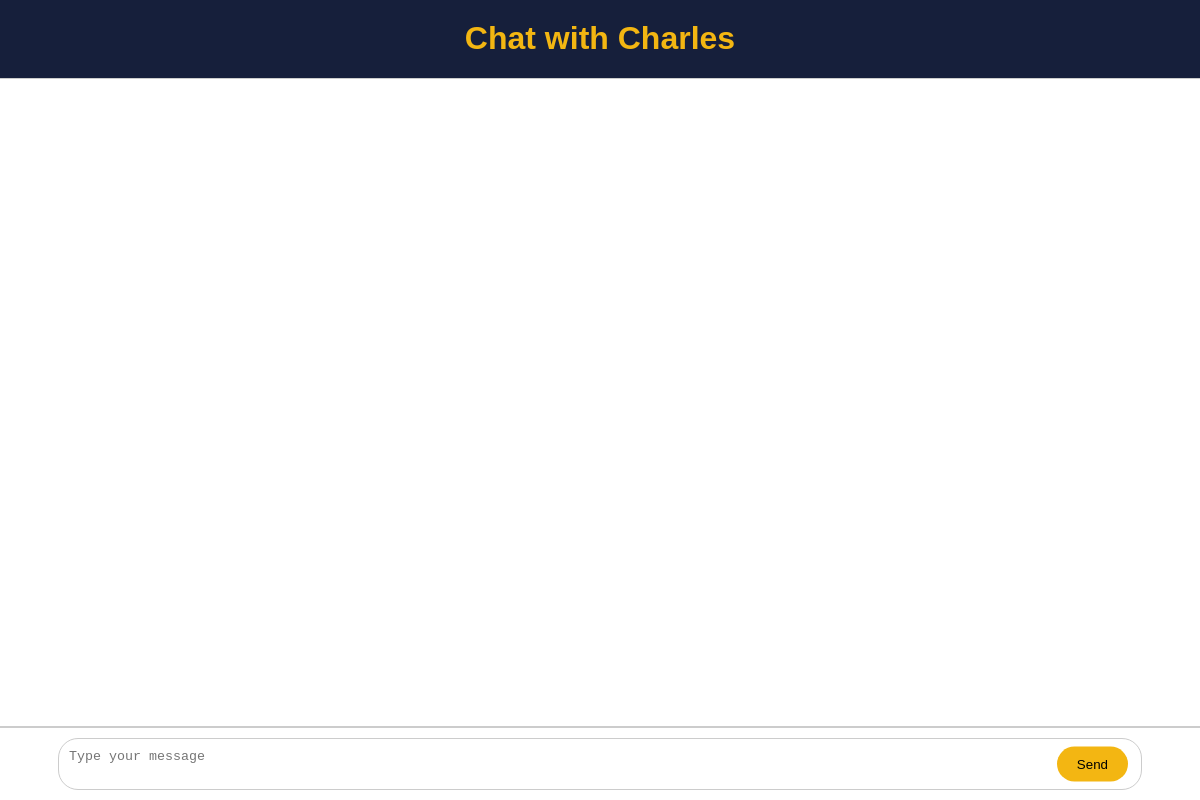
Page /chat/Ojm/ (signed in) on the earlier database version.
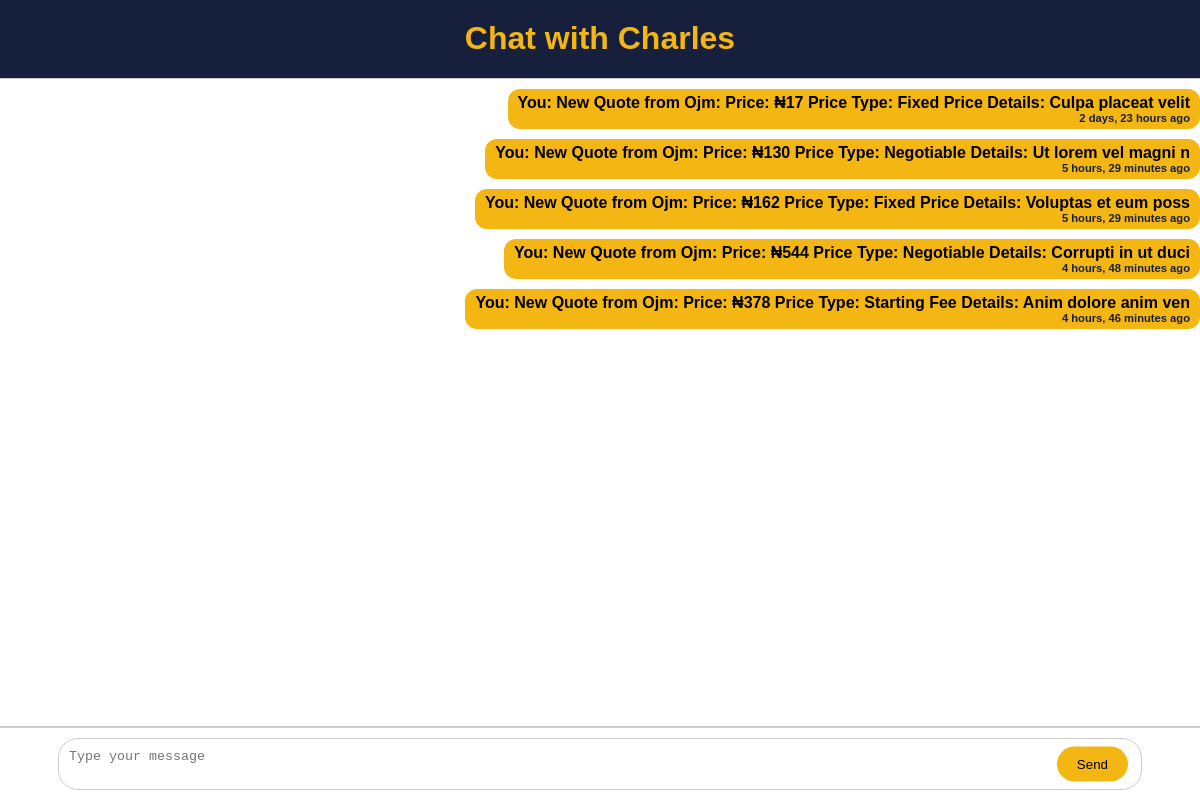
Same page on the later database version.
### chatapp/models.py (models this page shows)
class Message(models.Model):
    sender = models.ForeignKey(User, on_delete=models.CASCADE)
    content = models.TextField()
    conversation = models.ForeignKey(Conversation, on_delete=models.CASCADE, related_name='messages')
    timestamp = models.DateTimeField(auto_now_add=True)

### chatapp/views.py (the view)
# urls.py: path('<str:username>/', views.chat, name='chat'),
@login_required
def chat(request, username):
    other_user = get_object_or_404(User, username=username)
    conversation = Conversation.objects.filter(participants=request.user).filter(participants=other_user).first()
    if not conversation:
        conversation = Conversation.objects.create()
        conversation.participants.set([request.user, other_user])
    return render_conversation(request, conversation)

### chatapp/views.py (called while the page is built)
def render_conversation(request, conversation):
    messages = conversation.messages.all()
    other_user = conversation.participants.exclude(id=request.user.id).first()
    context = {
        'conversation': conversation,
        'messages': messages,
        'other_user': other_user
    }
    return render(request, 'chat.html', context)

### templates/chat.html (shortened to what this page needs)
{%load static%}
<!DOCTYPE html>
<html lang="en">
<head>
</head>
<body>
    <h1>Chat with {{ other_user.username }}</h1>
    <div id="chat-box">
        {% for message in messages %}
            {% if message.sender == request.user %}
                <div class="message you">
                    <strong>You:</strong> {{ message.content }} <br>
                    <small>{{ message.timestamp|timesince }} ago</small>
                </div>
            {% else %}
                <div class="message other">
                    <strong>{{ other_user.username }}:</strong> {{ message.content }} <br>
                    <small>{{ message.timestamp|timesince }} ago</small>
                </div>
            {% endif %}
        {% endfor %}
    </div>
    <div class="chat-input">
        <textarea id="message-input" placeholder="Type your message"></textarea>
        <button id="send-button">Send</button>
    </div>
</body>
</html>

Differences in the rows shown:
added Message: content "New Quote from Ojm: Price: ₦17 Price Type: Fixed Price Details: Culpa placeat velit", timestamp "2 days, 23 hours"
added Message: content "New Quote from Ojm: Price: ₦130 Price Type: Negotiable Details: Ut lorem vel magni n", timestamp "5 hours, 29 minutes"
added Message: content "New Quote from Ojm: Price: ₦162 Price Type: Fixed Price Details: Voluptas et eum poss", timestamp "5 hours, 29 minutes"
added Message: content "New Quote from Ojm: Price: ₦544 Price Type: Negotiable Details: Corrupti in ut duci", timestamp "4 hours, 48 minutes"
added Message: content "New Quote from Ojm: Price: ₦378 Price Type: Starting Fee Details: Anim dolore anim ven", timestamp "4 hours, 46 minutes"
